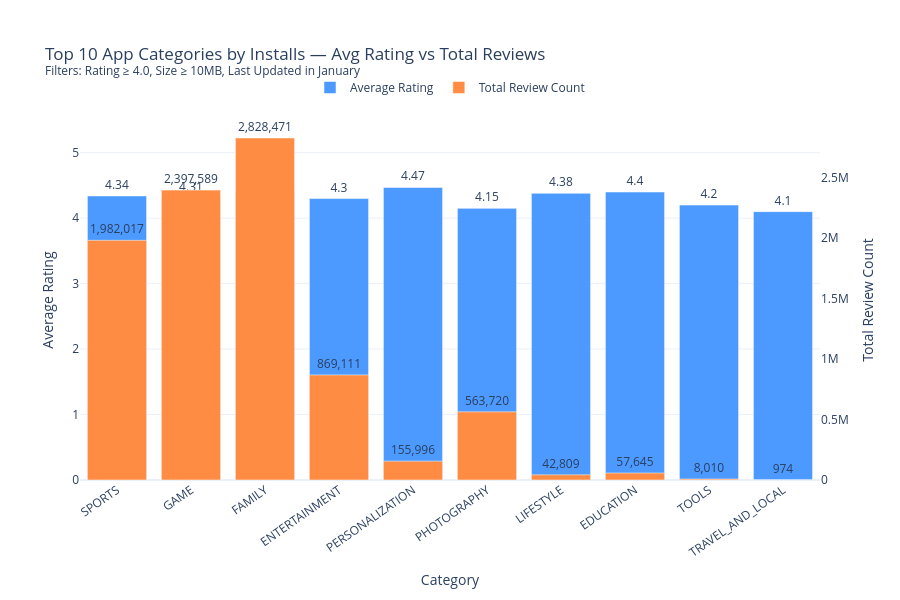

The notebook cell saved with this chart:
### Markdown cell above
## 5. Grouped bar chart (Plotly — interactive)

Average rating (0–5 scale) and total review count (often in the millions) live on very different scales, so we plot review count on a secondary y-axis while keeping both as bars grouped side by side per category.

### Code cell
fig = go.Figure()

fig.add_trace(go.Bar(
    x=top10['Category'],
    y=top10['Avg_Rating'],
    name='Average Rating',
    marker_color='#4C9AFF',
    yaxis='y1',
    text=top10['Avg_Rating'],
    textposition='outside'
))

fig.add_trace(go.Bar(
    x=top10['Category'],
    y=top10['Total_Reviews'],
    name='Total Review Count',
    marker_color='#FF8C42',
    yaxis='y2',
    text=top10['Total_Reviews'].apply(lambda v: f'{v:,.0f}'),
    textposition='outside'
))

fig.update_layout(
    title='Top 10 App Categories by Installs — Avg Rating vs Total Reviews<br><sup>Filters: Rating ≥ 4.0, Size ≥ 10MB, Last Updated in January</sup>',
    barmode='group',
    xaxis=dict(title='Category', tickangle=-35),
    yaxis=dict(title='Average Rating', range=[0, 5.5], side='left'),
    yaxis2=dict(title='Total Review Count', overlaying='y', side='right', showgrid=False),
    legend=dict(orientation='h', yanchor='bottom', y=1.05, xanchor='center', x=0.5),
    height=600,
    template='plotly_white',
    margin=dict(t=120, b=120)
)

fig.show()

### Figure 1 — Plotly figure (JSON) as saved in the notebook; plotly's stock layout.template omitted (floating-point values rounded to 4 significant figures)
{"data": [{"marker": {"color": "#4C9AFF"}, "name": "Average Rating", "text": [4.34, 4.31, 4.41, 4.3, 4.47, 4.15, 4.38, 4.4, 4.2, 4.1], "textposition": "outside", "type": "bar", "x": ["SPORTS", "GAME", "FAMILY", "ENTERTAINMENT", "PERSONALIZATION", "PHOTOGRAPHY", "LIFESTYLE", "EDUCATION", "TOOLS", "TRAVEL_AND_LOCAL"], "y": [4.34, 4.31, 4.41, 4.3, 4.47, 4.15, 4.38, 4.4, 4.2, 4.1], "yaxis": "y"}, {"marker": {"color": "#FF8C42"}, "name": "Total Review Count", "text": ["1,982,017", "2,397,589", "2,828,471", "869,111", "155,996", "563,720", "42,809", "57,645", "8,010", "974"], "textposition": "outside", "type": "bar", "x": ["SPORTS", "GAME", "FAMILY", "ENTERTAINMENT", "PERSONALIZATION", "PHOTOGRAPHY", "LIFESTYLE", "EDUCATION", "TOOLS", "TRAVEL_AND_LOCAL"], "y": [1982000.0, 2398000.0, 2828000.0, 869100.0, 156000.0, 563700.0, 42810.0, 57640.0, 8010.0, 974.0], "yaxis": "y2"}], "layout": {"barmode": "group", "height": 600, "legend": {"orientation": "h", "x": 0.5, "xanchor": "center", "y": 1.05, "yanchor": "bottom"}, "margin": {"b": 120, "t": 120}, "title": {"text": "Top 10 App Categories by Installs — Avg Rating vs Total Reviews<br><sup>Filters: Rating ≥ 4.0, Size ≥ 10MB, Last Updated in January</sup>"}, "xaxis": {"tickangle": -35, "title": {"text": "Category"}}, "yaxis": {"range": [0, 5.5], "side": "left", "title": {"text": "Average Rating"}}, "yaxis2": {"overlaying": "y", "showgrid": false, "side": "right", "title": {"text": "Total Review Count"}}}}
